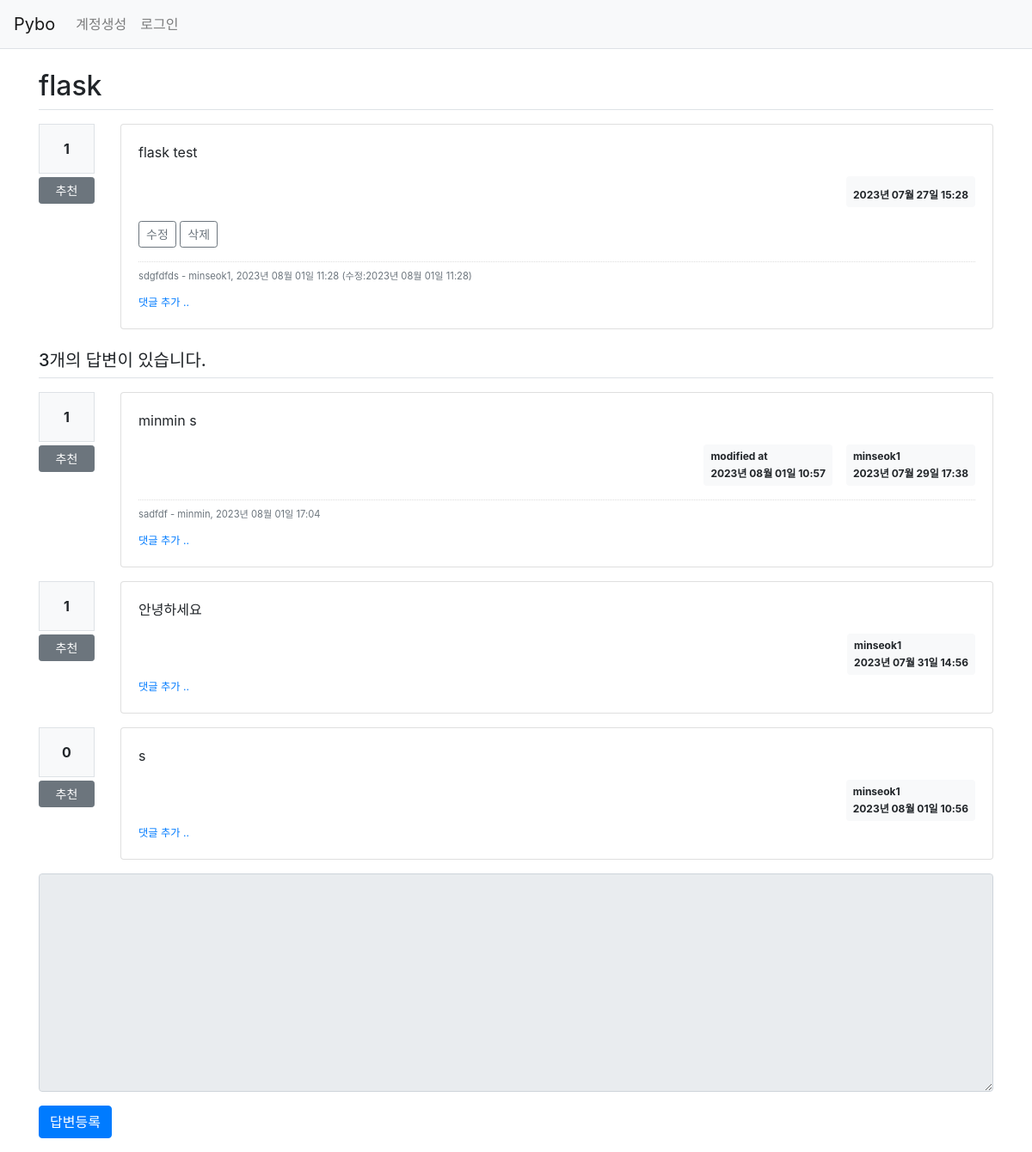
Page /question/detail/306/ on the committed database.
### pybo/models.py (models this page shows)
class Question(db.Model):
    id = db.Column(db.Integer, primary_key=True)
    subject = db.Column(db.String(200), nullable=False)
    content = db.Column(db.Text(), nullable=False)
    create_date = db.Column(db.DateTime(), nullable=False)
    user_id = db.Column(db.Integer, db.ForeignKey('user.id', ondelete='CASCADE'), nullable=True)
    user = db.relationship('User', backref=db.backref('question_set'))
    modify_date = db.Column(db.DateTime(), nullable=True)
    voter = db.relationship('User', secondary=question_voter, backref=db.backref('question_voter_set'))

class Comment(db.Model):
    id = db.Column(db.Integer, primary_key=True)
    user_id = db.Column(db.Integer, db.ForeignKey('user.id', ondelete='CASCADE'), nullable=False)
    user = db.relationship('User', backref=db.backref('comment_set'))
    content = db.Column(db.Text(), nullable=False)
    create_date = db.Column(db.DateTime(), nullable=False)
    modify_date = db.Column(db.DateTime())
    question_id = db.Column(db.Integer, db.ForeignKey('question.id', ondelete='CASCADE'), nullable=True)
    question = db.relationship('Question', backref=db.backref('comment_set'))
    answer_id = db.Column(db.Integer, db.ForeignKey('answer.id', ondelete='CASCADE'), nullable=True)
    answer = db.relationship('Answer', backref=db.backref('comment_set'))

class User(db.Model):
    id = db.Column(db.Integer, primary_key=True)
    username = db.Column(db.String(200), unique=True, nullable=False)
    password = db.Column(db.String(200), nullable=False)
    email = db.Column(db.String(120), unique=True, nullable=False)

class Answer(db.Model):
    id = db.Column(db.Integer, primary_key=True)
    question_id = db.Column(db.Integer, db.ForeignKey('question.id', ondelete='CASCADE'))
    question = db.relationship('Question', backref=db.backref('answer_set', ))
    content = db.Column(db.Text(), nullable=False)
    create_date = db.Column(db.DateTime(), nullable=False)
    user_id = db.Column(db.Integer, db.ForeignKey('user.id', ondelete='CASCADE'), nullable=False)
    user = db.relationship('User', backref=db.backref('answer_set'))
    modify_date = db.Column(db.DateTime(), nullable=True)
    voter = db.relationship('User', secondary=answer_voter, backref=db.backref('answer_voter_set'))

### pybo/views/question_views.py (the view)
@bp.route('/detail/<int:question_id>/')
def detail(question_id):
    form = AnswerForm()
    question = Question.query.get_or_404(question_id)
    return render_template('question/question_detail.html', question=question, form=form)

### pybo/forms.py
class AnswerForm(FlaskForm):
    content = TextAreaField('내용', validators=[DataRequired('내용은 필수 입력 항목입니다.')])

### pybo/filter.py (called while the page is built)
def format_datetime(value, fmt='%Y년 %m월 %d일 %H:%M'):
    return value.strftime(fmt)

### pybo/views/auth_views.py (called while the page is built)
@bp.before_app_request
def load_logged_in_user():
    user_id = session.get('user_id')
    if user_id is None:
        g.user = None
    else:
        g.user = User.query.get(user_id)

### pybo/templates/question/question_detail.html (shortened to what this page needs)
{% extends 'base.html' %}
{% block content %}
<div class="container my-3">
    <h2 class="border-bottom py-2">{{ question.subject }}</h2>
    <div class="row my-3">
        <div class="col-1">
            <div class="bg-light text-center p-3 border font-weight-bolder mb-1">{{ question.voter|length }}</div>
            <a href="#" data-uri="{{ url_for('vote.question', question_id=question.id) }}"
               class="recommend btn btn-sm btn-secondary btn-block my-1">추천</a>
        </div>
        <div class="col-11">
            <div class="card">
                <div class="card-body">
                    <div class="card-text">{{ question.content|markdown }}</div>
                    <div class="d-flex justify-content-end">
                        <div class="badge badge-light p-2 text-left">
                            <div>{{ question.create_date|datetime }}</div>
                        </div>
                    </div>
                    {% if g.user == question.user %}
                    <div class="my-3">
                        <a href="{{ url_for('question.modify', question_id=question.id) }}"
                           class="btn btn-sm btn-outline-secondary">수정</a>
                        <a href="#" class="delete btn btn-sm btn-outline-secondary"
                           data-uri="{{ url_for('question.delete', question_id=question.id) }}">삭제</a>
                    </div>
                    {% endif %}
                    {% if question.comment_set|length > 0 %}
                    <div class="mt-3">
                    {% for comment in question.comment_set %}
                        <div class="comment py-2 text-muted">
                            <span style="white-space: pre-line;">{{ comment.content }}</span>
                            <span>
                                - {{ comment.user.username }}, {{ comment.create_date|datetime }}
                                {% if comment.modify_date %}
                                (수정:{{ comment.modify_date|datetime }})
                                {% endif %}
                            </span>
                        </div>
                    {% endfor %}
                    </div>
                    {% endif %}
                    <div>
                        <a href="{{ url_for('comment.create_question', question_id=question.id) }}"
                           class="small"><small>댓글 추가 ..</small></a>
                    </div>
                </div>
            </div>
        </div>
    </div>
    <h5 class="border-bottom my-3 py-2">{{ question.answer_set|length }}개의 답변이 있습니다.</h5>
    {% for answer in question.answer_set %}
    <div class="row my-3">
        <div class="col-1">
            <div class="bg-light text-center p-3 border font-weight-bolder mb-1">{{ answer.voter|length }}</div>
            <a href="#" data-uri="{{ url_for('vote.answer', answer_id=answer.id) }}"
                class="recommend btn btn-sm btn-secondary btn-block my-1">추천</a>
        </div>
        <div class="col-11">
            <div class="card">
                <div class="card-body">
                    <div class="card-text">{{ answer.content|markdown }}</div>
                    <div class="d-flex justify-content-end">
                        {% if answer.modify_date %}
                        <div class="badge badge-light p-2 text-left mx-3">
                            <div class="mb-2">modified at</div>
                            <div>{{ answer.modify_date|datetime }}</div>
                        </div>
                        {% endif %}
                        <div class="badge badge-light p-2 text-left">
                            <div class="mb-2">{{ answer.user.username }}</div>
                            <div>{{ answer.create_date|datetime }}</div>
                        </div>
                    </div>
                    {% if answer.comment_set|length > 0 %}
                    <div class="mt-3">
                    {% for comment in answer.comment_set %}
                        <div class="comment py-2 text-muted">
                            <span style="white-space: pre-line;">{{ comment.content }}</span>
                            <span>
                                - {{ comment.user.username }}, {{ comment.create_date|datetime }}
                            </span>
                        </div>
                    {% endfor %}
                    </div>
                    {% endif %}
                    <div>
                        <a href="{{ url_for('comment.create_answer', answer_id=answer.id) }}"
                           class="small"><small>댓글 추가 ..</small></a>
                    </div>
                </div>
            </div>
        </div>
    </div>
    {% endfor %}
    <form action="{{ url_for('answer.create', question_id=question.id) }}" method="post" class="my-3">
        <div class="form-group">
            <textarea {% if not g.user %}disabled{% endif %}
                    name="content" id="content" class="form-control" rows="10"></textarea>
        </div>
        <input type="submit" value="답변등록" class="btn btn-primary">
    </form>
</div>
{% endblock %}

### pybo/static/style.css (style rules this page uses)
.comment { border-top:dotted 1px #ddd; font-size:0.7em; }

### rows in the picture
Question: subject "flask", content "flask test", create_date "2023년 07월 27일 15:28"
Comment: content "sdgfdfds", user.username "minseok1", create_date "2023년 08월 01일 11:28", modify_date "2023년 08월 01일 11:28"
Answer: voter|length "1", content "minmin s", modify_date "2023년 08월 01일 10:57", user.username "minseok1", create_date "2023년 07월 29일 17:38"
Comment: content "sadfdf", user.username "minmin", create_date "2023년 08월 01일 17:04"
Answer: voter|length "1", content "안녕하세요", user.username "minseok1", create_date "2023년 07월 31일 14:56"
Answer: voter|length "0", content "s", user.username "minseok1", create_date "2023년 08월 01일 10:56"

### other values in the picture
{{ question.voter|length }} "1"
{{ question.answer_set|length }} "3"
